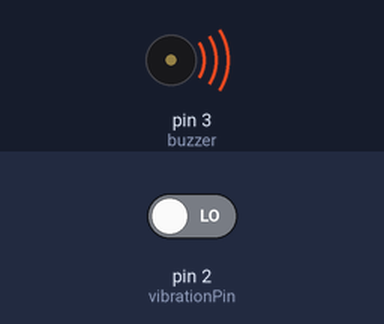
This sketch was run on a simulated Arduino Uno, built with avr-gcc and run on an emulated ATmega328P. Parts: buzzer (waves = sounding, pin HIGH). Inputs (shaded band) come from the test bench; at power-on: pin 2 (vibrationPin) LOW.

Above: at 1.2 s.
1.3 s: pin 2 (vibrationPin) driven HIGH
At 1.6 s:
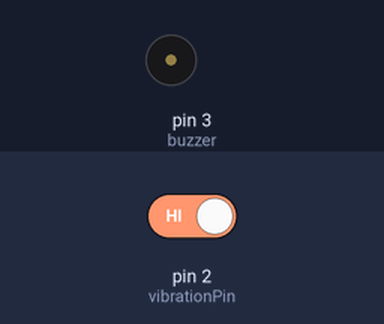
2.8 s: pin 2 (vibrationPin) driven LOW
At 3.9 s:
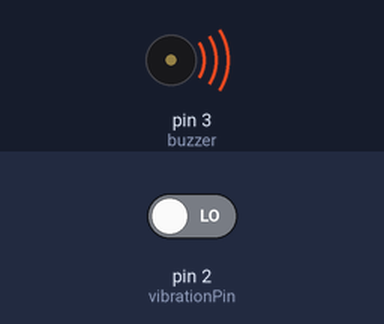
Timing chart, 0 to 5.8 s (numbered marks = the images above; inputs shaded):
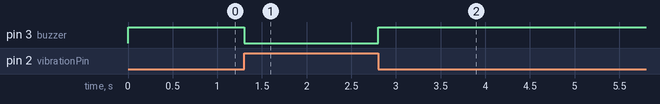

The sketch:

vibration_sensor_buzzer.ino
```cpp
  // constants won't change. They're used here to set pin numbers:
  const int vibrationPin = 2;     // the number of the vibration pin
  const int buzzer = 3;      // the number of the buzzer pin
  // variables will change:
  int state;         // variable for reading the viabration sensor status

void setup() {
  state = 0;
  // initialize the buzzer  as an output:
  pinMode(buzzer, OUTPUT);
  // initialize the viabraiton as an input:
  pinMode(vibrationPin, INPUT);
}

void loop() {
  // read the state of the viabration value:
  state = digitalRead(vibrationPin);

  if (state == HIGH) {
    // turn Buzzer off:
    digitalWrite(buzzer, LOW);
  } else {
    // turn Buzzer on:
    digitalWrite(buzzer, HIGH);
  }
}
```

Measured:
- after the input at 1.3 s, pin 3 (buzzer): HIGH → LOW at once
- after the input at 2.8 s, pin 3 (buzzer): LOW → HIGH at once
